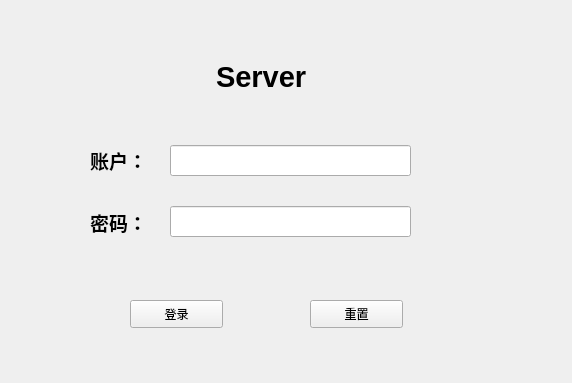
<?xml version="1.0" encoding="UTF-8"?>
<ui version="4.0">
 <class>Login</class>
 <widget class="QWidget" name="Login">
  <property name="geometry">
   <rect>
    <x>0</x>
    <y>0</y>
    <width>572</width>
    <height>383</height>
   </rect>
  </property>
  <property name="windowTitle">
   <string>Form</string>
  </property>
  <widget class="QPushButton" name="LoginBtn">
   <property name="geometry">
    <rect>
     <x>130</x>
     <y>300</y>
     <width>93</width>
     <height>28</height>
    </rect>
   </property>
   <property name="text">
    <string>登录</string>
   </property>
  </widget>
  <widget class="QPushButton" name="ResetBtn">
   <property name="geometry">
    <rect>
     <x>310</x>
     <y>300</y>
     <width>93</width>
     <height>28</height>
    </rect>
   </property>
   <property name="text">
    <string>重置</string>
   </property>
  </widget>
  <widget class="QLineEdit" name="userEdit">
   <property name="geometry">
    <rect>
     <x>170</x>
     <y>145</y>
     <width>241</width>
     <height>31</height>
    </rect>
   </property>
  </widget>
  <widget class="QLabel" name="label_3">
   <property name="geometry">
    <rect>
     <x>216</x>
     <y>51</y>
     <width>121</width>
     <height>51</height>
    </rect>
   </property>
   <property name="font">
    <font>
     <pointsize>22</pointsize>
     <weight>75</weight>
     <bold>true</bold>
    </font>
   </property>
   <property name="text">
    <string>Server</string>
   </property>
  </widget>
  <widget class="QLabel" name="label_2">
   <property name="geometry">
    <rect>
     <x>90</x>
     <y>202</y>
     <width>81</width>
     <height>41</height>
    </rect>
   </property>
   <property name="font">
    <font>
     <pointsize>14</pointsize>
     <weight>75</weight>
     <bold>true</bold>
    </font>
   </property>
   <property name="text">
    <string>密码：</string>
   </property>
  </widget>
  <widget class="QLineEdit" name="passEdit">
   <property name="geometry">
    <rect>
     <x>170</x>
     <y>206</y>
     <width>241</width>
     <height>31</height>
    </rect>
   </property>
  </widget>
  <widget class="QLabel" name="label">
   <property name="geometry">
    <rect>
     <x>90</x>
     <y>140</y>
     <width>81</width>
     <height>41</height>
    </rect>
   </property>
   <property name="font">
    <font>
     <pointsize>14</pointsize>
     <weight>75</weight>
     <bold>true</bold>
    </font>
   </property>
   <property name="text">
    <string>账户：</string>
   </property>
  </widget>
 </widget>
 <resources/>
 <connections/>
</ui>
